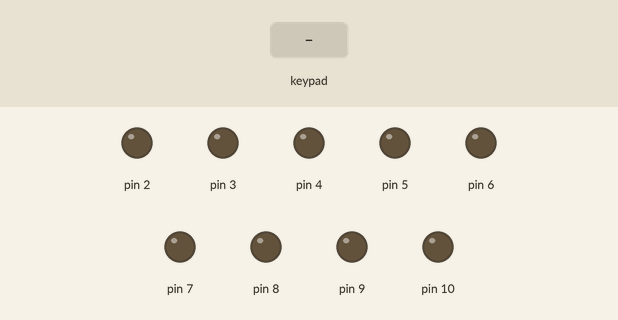
A sketch run on a simulated Arduino Mega 2560, built with avr-gcc and run on an emulated ATmega2560. Parts: output pins drawn as LEDs (lit = HIGH). The inputs (shaded band) are chosen by the test bench.

Above: at 1.2 s.
1.3 s: keypad keys 2 2 2 3 2 4 2 5 pressed 0.4 s apart
At 4.8 s:
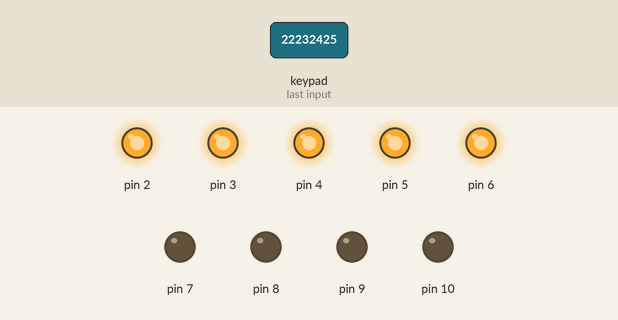
6.0 s: key '7' pressed
At 6.3 s:
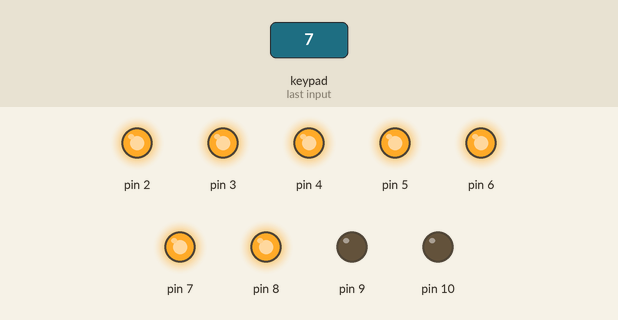
7.5 s: key '8' pressed
At 8.6 s:
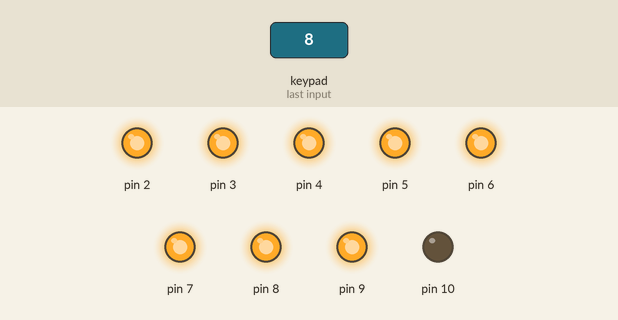
9.0 s: keypad keys 2 2 2 3 2 4 2 5 = pressed 0.4 s apart
At 13.4 s:
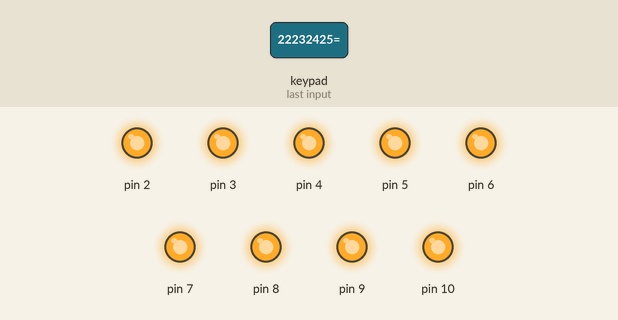
14.1 s: key '6' pressed
At 14.8 s:
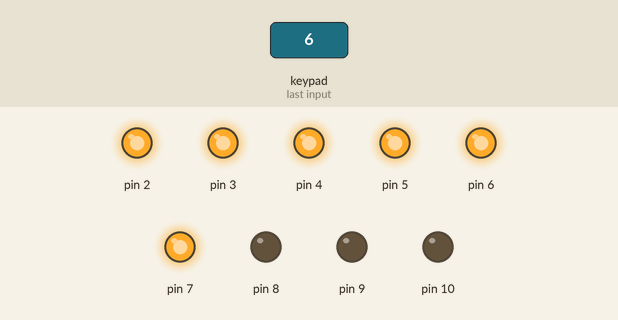
15.6 s: keypad keys 1 3 9 7 2 2 2 2 pressed 0.4 s apart
At 18.4 s:
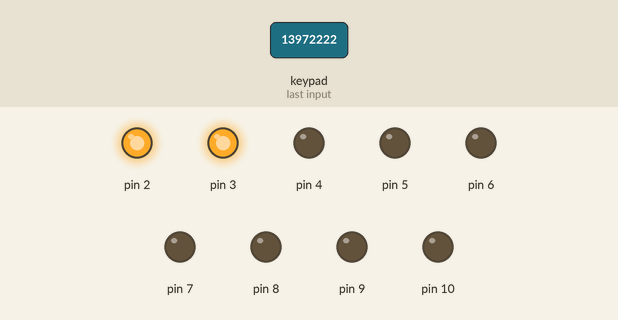
Timing chart, 0 to 19.9 s (numbered marks = the images above; inputs shaded):
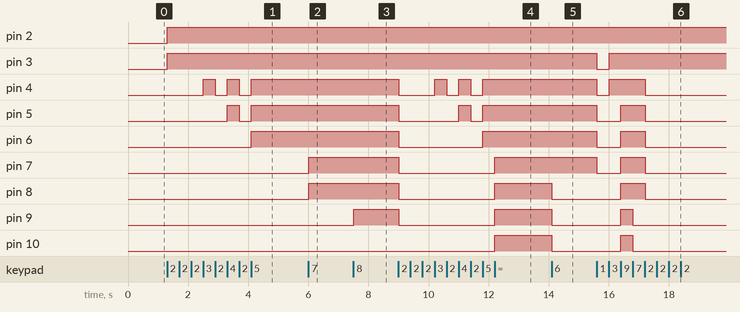

The sketch:

code1.ino
```cpp
//                                            code part 1
#include <Keypad.h>

const byte ROWS = 4;
const byte COLS = 4;
char keys[ROWS][COLS] = {
  {'7','8','9', '/'},
  {'4','5','6', '*'},
  {'1','2','3', '-'},
  {'C','0','=', '+'}
};
byte rowPins[ROWS] = {22, 23, 24, 25};
byte colPins[COLS] = {26, 27, 28, 29};
Keypad keypad = Keypad(makeKeymap(keys), rowPins, colPins, ROWS, COLS);


void setup() {
  // put your setup code here, to run once:
  for(int i = 2; i < 11; i++){
    pinMode(i, OUTPUT);
  }
}

void loop() {
  // put your main code here, to run repeatedly:
  char key = keypad.getKey();
  if(key){
    int keyNumber = key - '0';
    state(LOW, 9);
    state(HIGH, keyNumber);
  }
}

void state(int o, int n){
  for(int i = 2; i < n + 2; i++){
    digitalWrite(i, o);
  }
}
```

Measured:
- after the input at 1.3 s, pin 2, pin 3: LOW → HIGH at once; pin 4: alternates HIGH for 0.40 s and LOW for 0.40 s, 5 changes in all, then stays HIGH, starting after 1.2 s; pin 5: LOW → HIGH after 2.0 s, → LOW 0.40 s later, → HIGH 0.40 s later; pin 6: LOW → HIGH after 2.8 s
- after the input at 6.0 s, pin 7, pin 8: LOW → HIGH at once
- after the input at 7.5 s, pin 9: LOW → HIGH at once
- after the input at 9.0 s, pin 4: HIGH → LOW at once, then repeats every 0.81 s: HIGH 0.40 s, LOW 0.40 s, until it stays HIGH from 11.8 s; pin 5: HIGH → LOW at once, → HIGH 2.0 s later, → LOW 0.39 s later, → HIGH 0.40 s later; pin 6: HIGH → LOW at once, → HIGH 2.8 s later; pin 7–9: HIGH → LOW at once, → HIGH 3.2 s later; pin 10: LOW → HIGH after 3.2 s
- after the input at 14.1 s, pin 8–10: HIGH → LOW at once
- after the input at 15.6 s, pin 3: HIGH → LOW at once, → HIGH 0.40 s later; pin 4: HIGH → LOW at once, → HIGH 0.40 s later, → LOW 1.2 s later; pin 5–7: HIGH → LOW at once, → HIGH 0.80 s later, → LOW 0.81 s later; pin 8: LOW → HIGH after 0.80 s, → LOW 0.81 s later; pin 9, pin 10: LOW → HIGH after 0.80 s, → LOW 0.40 s later
